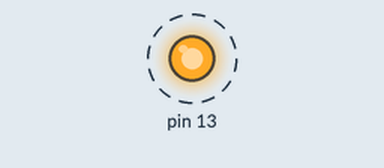
Recording of a sketch running on a simulated Arduino Uno, built with avr-gcc and run on an emulated ATmega328P. Shown: output pins drawn as LEDs (lit = HIGH). Dashed ring = blinking.

Above: at 0.2 s.
Timing chart, 0 to 3.0 s (numbered marks = the images above):
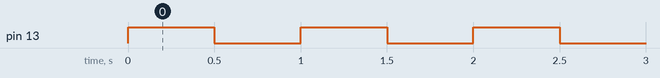

The sketch:

tes.ino
```cpp
int led=13;

void setup() {
  pinMode(13,OUTPUT);

}

void loop() {
  digitalWrite(13,HIGH);
  delay(500);
  digitalWrite(13,LOW);
  delay(500);

}
```

Measured:
- by itself, pin 13: alternates HIGH for 0.50 s and LOW for 0.50 s
